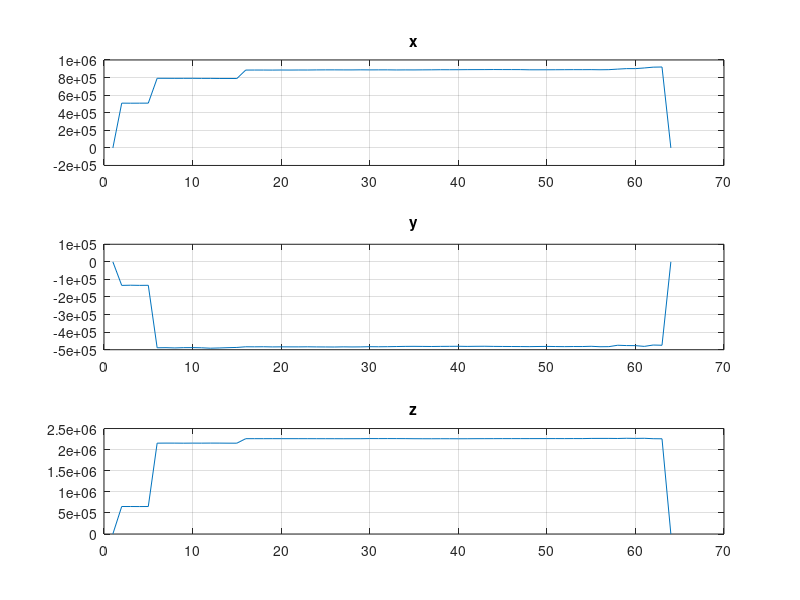
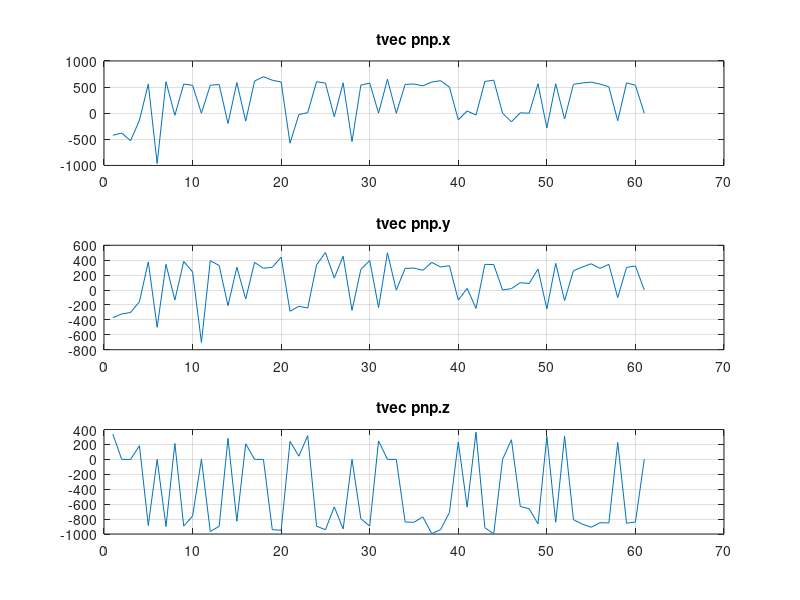
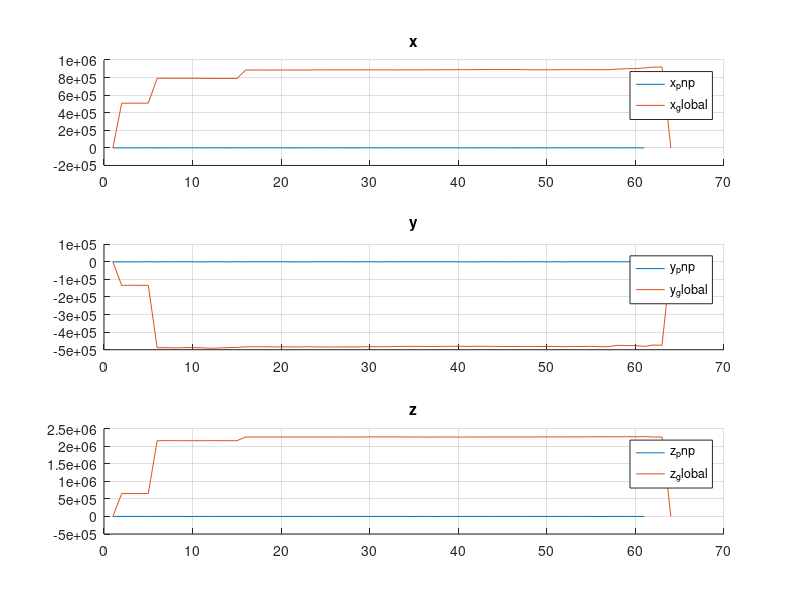
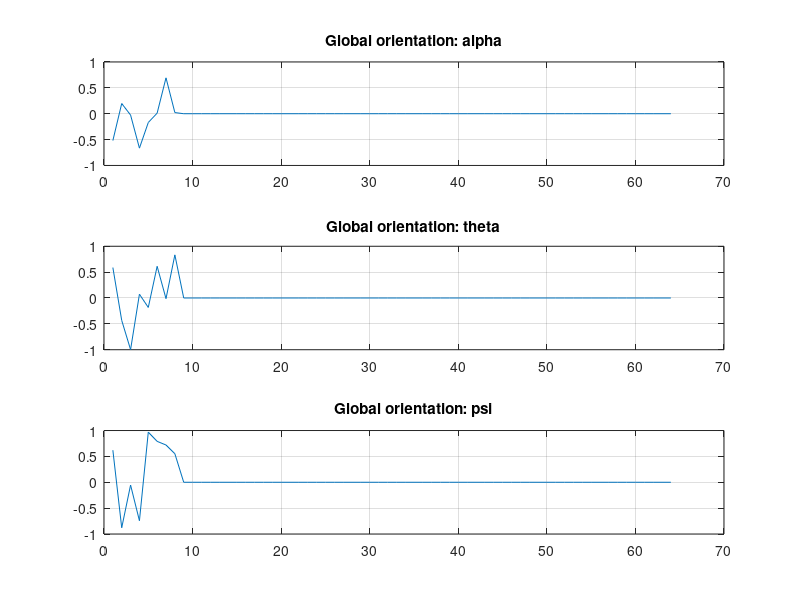

The MATLAB source for these figures, in order:
close all
clc
clear all 

%% Accumulated translation t_matrix_global

t_fileID = fopen('t_matrix_global.txt', 'r');
[tvec, t_count] = fscanf(t_fileID, '%f');
fclose(t_fileID);

num_t = t_count/3;
%num_t = 30;
pos_xyz = zeros(num_t, 3);

n = 1;
m = 1;
for i = 1:t_count
    pos_xyz(m, n) = tvec(i);
    n = n+1;
    if mod(i, 3) == 0
       n = 1; 
       m = m+1;
    end
    if m == num_t
        break
    end
end

figure(1)
hold on
subplot(3,1,1)
plot(pos_xyz(:, 1));
title('x')
grid on
subplot(3,1,2)
plot(pos_xyz(:, 2));
title('y')
grid on
subplot(3,1,3)
plot(pos_xyz(:, 3));
title('z')
grid on

%% Output translation vector from solvePnP
tpnp_fileID = fopen('tvec_pnp_matrix.txt', 'r');
[tvec_pnp, tpnp_count] = fscanf(tpnp_fileID, '%f');
fclose(tpnp_fileID);

num_tpnp = tpnp_count/3;
%num_t = 30;
t_pnp = zeros(num_tpnp, 3);

n = 1;
m = 1;
for i = 1:tpnp_count
    if tvec_pnp(i)^2 > 1000^2
        t_pnp(m, n) = 0;
    else
        t_pnp(m, n) = tvec_pnp(i);
    end
    n = n+1;
    if mod(i, 3) == 0
       n = 1; 
       m = m+1;
    end
    if m == num_tpnp
        break
    end
end

t_pnp_avg = zeros(1, 3);

for i = 1:num_tpnp
    t_pnp_avg(1) = t_pnp_avg(1) + t_pnp(i, 1);
    t_pnp_avg(2) = t_pnp_avg(2) + t_pnp(i, 2);
    t_pnp_avg(3) = t_pnp_avg(3) + t_pnp(i, 3);
end

t_pnp_avg = t_pnp_avg/num_tpnp

figure(2)
hold on
subplot(3,1,1)
plot(t_pnp(:, 1));
title('tvec pnp.x')
grid on
subplot(3,1,2)
plot(t_pnp(:, 2));
title('tvec pnp.y')
grid on
subplot(3,1,3)
plot(t_pnp(:, 3));
title('tvec pnp.z')
grid on

%% t_matrix_global and t_matrix_pnp in same plot

figure(3)
subplot(3,1,1)
hold on
plot(t_pnp(:, 1));
plot(pos_xyz(:, 1));
legend('x_pnp', 'x_global');
title('x')
grid on
subplot(3,1,2)
hold on
plot(t_pnp(:, 2));
plot(pos_xyz(:, 2));
legend('y_pnp', 'y_global');
title('y')
grid on
subplot(3,1,3)
hold on
plot(t_pnp(:, 3));
plot(pos_xyz(:, 3));
legend('z_pnp', 'z_global');
title('z')
grid on

%% Accumulated orientation R_matrix_global
R_fileID = fopen('R_matrix_global.txt', 'r');
[rvec, R_count] = fscanf(R_fileID, '%f');
fclose(R_fileID);

num_R = t_count/3;
orientation = zeros(num_R, 3);

n = 1;
m = 1;
for i = 1:R_count
    orientation(m, n) = rvec(i);
    n = n+1;
    if mod(i, 3) == 0
       n = 1; 
       m = m+1;
    end
    if m == num_R
        break
    end
end

figure(4)
hold on
subplot(3,1,1)
plot(orientation(:, 1));
title('Global orientation: alpha')
grid on
subplot(3,1,2)
plot(orientation(:, 2));
title('Global orientation: theta')
grid on
subplot(3,1,3)
plot(orientation(:, 3));
title('Global orientation: psi')
grid on
